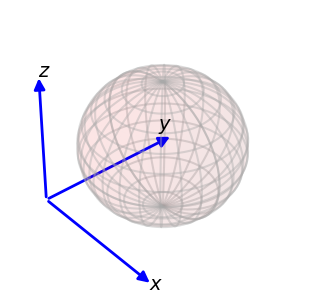

Python code for this plot:
# -*- coding: utf-8 -*-

import numpy as np
#import matplotlib as mpl
#mpl.use('pgf')
from matplotlib import pyplot
import mpl_toolkits.mplot3d.axes3d as p3
from mpl_toolkits.mplot3d import proj3d

import sys
sys.path.append(r'C:\Users\user\Desktop\xelatex_Transend\drawing_code\python\3D_geometry_annotate_program')
import annotate_program as tool

#### The plotting of a vector-based graphics using the above points location information.
fig2 = pyplot.figure(2,figsize=(4, 3),dpi=100)
ax2 = p3.Axes3D(fig2)
ax2.view_init(elev=40, azim=-40)
ax2.set_color_cycle('b')


po = np.array([0,0,0])#origin
px = np.array([1,0,0])
py = np.array([0,1,0])
pz = np.array([0,0,1])
pA = np.array([0.3,0.3,1])

#xyz axes
farrowx = tool.Arrow3D(*zip(po,px),mutation_scale=16, lw=2, arrowstyle="-|>", 
                       color="b")
ax2.add_artist(farrowx)
farrowy = tool.Arrow3D(*zip(po,py),mutation_scale=16, lw=2, arrowstyle="-|>", 
                       color="b")
ax2.add_artist(farrowy)
farrowz = tool.Arrow3D(*zip(po,pz),mutation_scale=16, lw=2, arrowstyle="-|>", 
                       color="b")
ax2.add_artist(farrowz)
#farrowA = tool.Arrow3D(*zip(po,pA),mutation_scale=16, lw=2, arrowstyle="-|>", 
#                       color="k")
#ax2.add_artist(farrowA)


ax2.text(*(1.1*px), s = r'$x$', fontsize=14,verticalalignment='bottom', horizontalalignment='right')
ax2.text(*py, s = r'$y$', fontsize=14,verticalalignment='bottom', horizontalalignment='right')
ax2.text(*(1.1*pz), s = r'$z$', fontsize=14,verticalalignment='top', horizontalalignment='left')
#ax2.text(*pA, s = r"$A$ at (0.3,0.3,1)", fontsize=14,verticalalignment='bottom', horizontalalignment='left')

midspherex,midspherey,midspherez,midsphereR = 0.5,0.5,0.5,0.5

tool.plot_front(ax2,midspherex,midspherey,midspherez,midsphereR)
tool.plot_back(ax2,midspherex,midspherey,midspherez,midsphereR)


ff = 0.75
Xt,Yt,Zt = zip(po,px,py,pz,pA)#,ff*plb,ff*ptr,ff*plt,ff*pbr)
X = np.array(Xt)
Y = np.array(Yt)
Z = np.array(Zt)

max_range = np.array([X.max()-X.min(), Y.max()-Y.min(), Z.max()-Z.min()]).max() / 2.0


mid_x = (X.max()+X.min()) * 0.5
mid_y = (Y.max()+Y.min()) * 0.5 
mid_z = (Z.max()+Z.min()) * 0.5
ax2.set_xlim3d(mid_x - max_range, mid_x + max_range)
ax2.set_ylim3d(mid_y - max_range, mid_y + max_range)
ax2.set_zlim3d(mid_z - max_range, mid_z + max_range)

ax2.set_xticks([])
ax2.set_yticks([])
ax2.set_zticks([])
ax2.w_xaxis.line.set_visible(False) #turn off axis visibility
#ax2.w_xaxis.line.set_color([0,0,0,0])
ax2.w_yaxis.line.set_color([0,0,0,0]) # change the color of axis
ax2.w_zaxis.line.set_color([0,0,0,0])
#ax2.spines['left'].set_color('b') didn't work on 3D
ax2.set_axis_off()  #-> this can turn off the background curtain
pyplot.show()
#pyplot.savefig(r'C:\Documents and Settings\The One\My Documents\tony\2014\xelatexfolder\pgf_related\pgf\lemma4_fig4.pgf')
